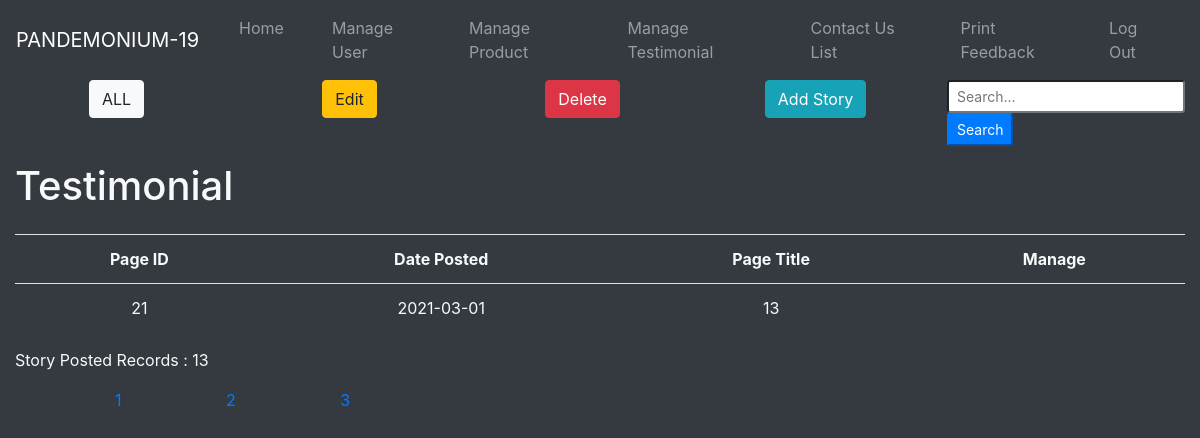
Page /admin/manage testimonial.php?page=3 on the committed database.
### tables this page shows
CREATE TABLE `story` (
  `storyID` int(10) NOT NULL,
  `storyAuthor` varchar(50) NOT NULL,
  `storyDate` date NOT NULL,
  `storyTitle` varchar(100) NOT NULL,
  `storyBoard` longtext NOT NULL,
  `storyView` int(10) NOT NULL DEFAULT 0,
  `storyMedia` longblob DEFAULT NULL
);

### admin/manage testimonial.php (the view, shortened to what this page needs)
<!DOCTYPE html>
<html lang="en">
<head>
    <?php include("data_connection.php"); ?>
    <link rel="stylesheet" href="https://maxcdn.bootstrapcdn.com/bootstrap/4.0.0/css/bootstrap.min.css"
>
    <?php require("adminNav.php"); ?>
</head>
<body class="bg-dark text-light">
    <div class="container-fluid">
        <div class="row">
            <div class="col">
                <button class="btn btn-light mx-auto d-block" onclick="location.href = 'manage testimonial.php'">ALL</button>
            </div>
            <div class="col">
                <button class="btn btn-warning mx-auto d-block" onclick="location.href = 'manage testimonial_edit.php'">Edit</button>
            </div>
            <div class="col">
                <button class="btn btn-danger mx-auto d-block" onclick="location.href='manage testimonial_delete.php'">Delete</button>
            </div>
            <div class="col">
                <button class="btn btn-info mx-auto d-block" onclick="location.href = 'addStory.php'">Add Story</button>
            </div>
            <div class="col mx-auto d-block">
                <form name="search_testimonial" method="post">
                    <input type="search" class="form-control-sm" spellcheck="false" placeholder="Search..." name="search" id="search_text">
                    <input class="btn-sm btn-primary" type="submit" value="Search">
                </form>
            </div>
        </div>
    <div class="row mr-2 my-3">
            <div class="col">
                <h1>Testimonial</h1>
            </div>
        </div>
        <div id="testitable">
        <table class="table">
            <tr>
                <th scope="col" class="text-center">Page ID</th>
                <th scope="col" class="text-center">Date  Posted</th>
                <th scope="col" class="text-center">Page Title</th>
                <th scope="col" class="text-center">Manage</th>
            </tr>
            <?php
            $per_page = 6;
            if (!isset($_GET["page"]))
            {
                $p = 1;
            }
            else
            {
                $p = $_GET["page"];
            }
            if (!isset($_POST['search']))
            {
                $query = "SELECT * FROM story";
                $result = mysqli_query($conn, $query) or die( mysqli_error($conn));;
                $number_of_result = mysqli_num_rows($result);
                $num_page = ceil($number_of_result/$per_page);
                if (!isset($_GET["page"]))
                {
                    $p = 1;
                }
                else
                {
                    $p = $_GET["page"];
                }
                $first_page_result = ($p - 1) * $per_page;
                $query = 'SELECT * FROM story LIMIT ' . $first_page_result . ',' . $per_page;
                $result = mysqli_query($conn, $query) or die( mysqli_error($conn));
                while($row = mysqli_fetch_array($result))
                {
                    $id = $row["storyID"];
                    $date = $row["storyDate"];
                    $title = $row["storyTitle"];
                    ?>
                    <tr>
                        <td class="text-center"><?php echo $id;?></td>
                        <td class="text-center"><?php echo $date;?></td>
                        <td class="text-center"><?php echo $title;?></td>
                        <td></td>
                    </tr>
                    <?php
                }
                ?>
        </table>
    </div>
    <p>Story Posted Records : <?php echo $number_of_result?></p>
    <?php
            for ($p = 1; $p <= $num_page; $p++)
            {
                echo '<a style="padding-left: 100px;" href="manage testimonial.php?page=' . $p . '">' . $p . '</a> ';
            }
        }
        ?>
</div>
</body>
</html>

### rows in the picture
story: storyID "21", storyDate "2021-03-01", storyTitle "13"

### other values in the picture
$number_of_result "13"
